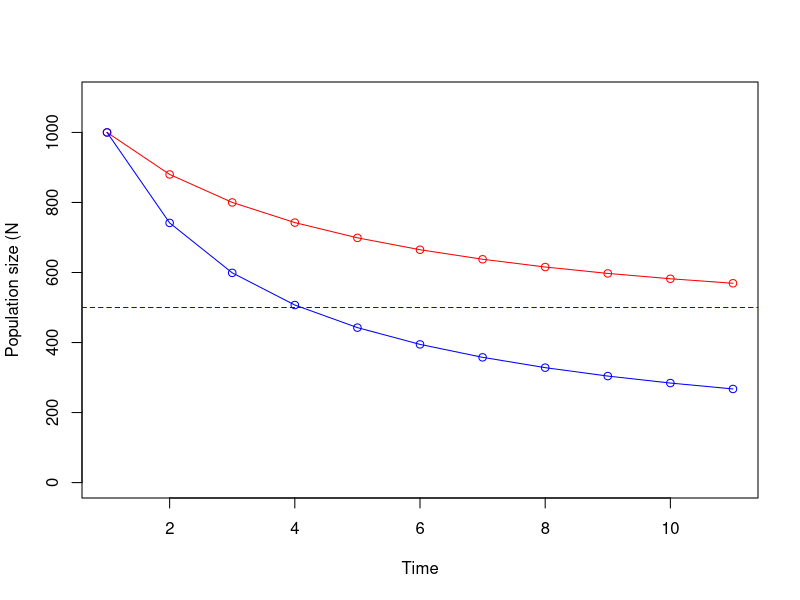

This figure's R source:
# Multispecies discrete logistic population growth simulation with competition

# parameters for simulation ----------------------------------------------------

# max growth rate
r_A = .1
r_B = .1

# current population size
N0_A = 1000
N0_B = 1000

# carrying capacity
K_A = 500
K_B = 500

# interaction coefficients (competition)
alpha_A = .1
alpha_B = .9

# number of generations to simulate
gen = 10


# run simulation ---------------------------------------------------------------

# initialize vector to store results (population sizes)
popA <- N0_A
popB <- N0_B

# initialize variable to hold current population size
N_A <- N0_A
N_B <- N0_B

# calculate population sizes
for(i in 1:gen){
  
  # population A
  N_A <- N_A + N_A*r_A*(1-N_A/K_A - alpha_A*N_B/K_A)
  if(N_A < 0) {N_A <- 0} # assign 0 to negative population sizes
  popA <- c(popA, N_A) # append resulting population size to results vector
  
  # population B
  N_B <- N_B + N_B*r_B*(1-N_B/K_B - alpha_B*N_A/K_B)
  if(N_B < 0) {N_B <- 0} # assign 0 to negative population sizes
  popB <- c(popB, N_B) # append resulting population size to results vector
  
}



# plot results -----------------------------------------------------------------

#find maximum value for y axis
ymax <- max(c(max(popA), max(popB)))
YAxisLength <- max(pretty(ymax*1.05))

# create vector of time values for plotting
time <- 1:length(popA)

# plot
plot(popA ~ time, 
     type = "o", col = "red", ylim = c(0,YAxisLength),
     xlab = "Time", ylab = "Population size (N")
points(popB ~ time, col = "blue", type = "o")
abline(h = K_A, lty = 2, col = "red")
abline(h = K_B, lty = 2, col = "blue")